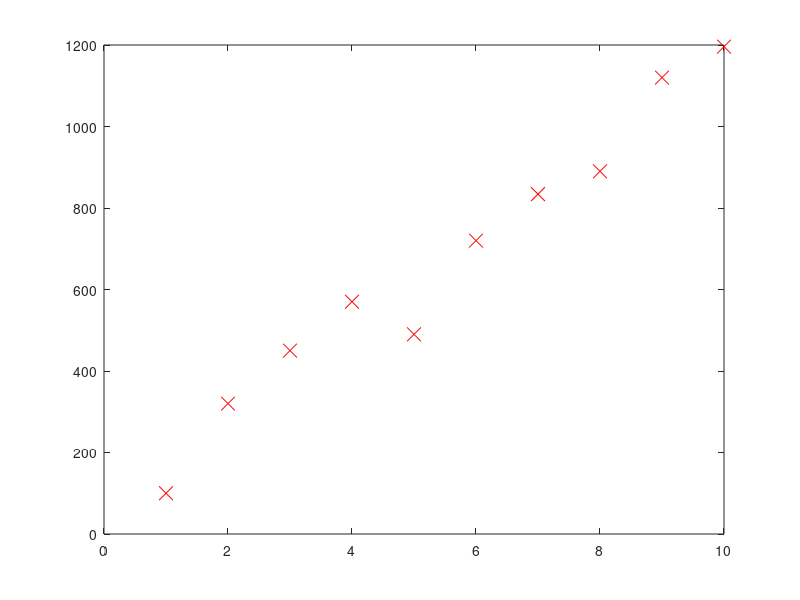

This figure's MATLAB source: (Note: this script raises an error after producing the figure.)
%%
%Calculus approach.
%data
y = [100; 320; 450; 570; 490; 720; 834; 890; 1120; 1196];
X = [1;2;3;4;5;6;7;8;9;10];
m = length(y);
plot(X, y,'rx','MarkerSize',10);
X = [ones(m, 1), X];
theta = zeros(2, 1);
iterations = 400;
alpha = 0.01;
theta = gradientDescent(X, y, theta, alpha, iterations);
ans1 = X*theta
%here we got values of theta which will give result with minimum possible
%error.



%%
%Matrices Approach
C = inv(X'*X);
C = C*X';
ans_theta = C*y;
ans = X*ans_theta


